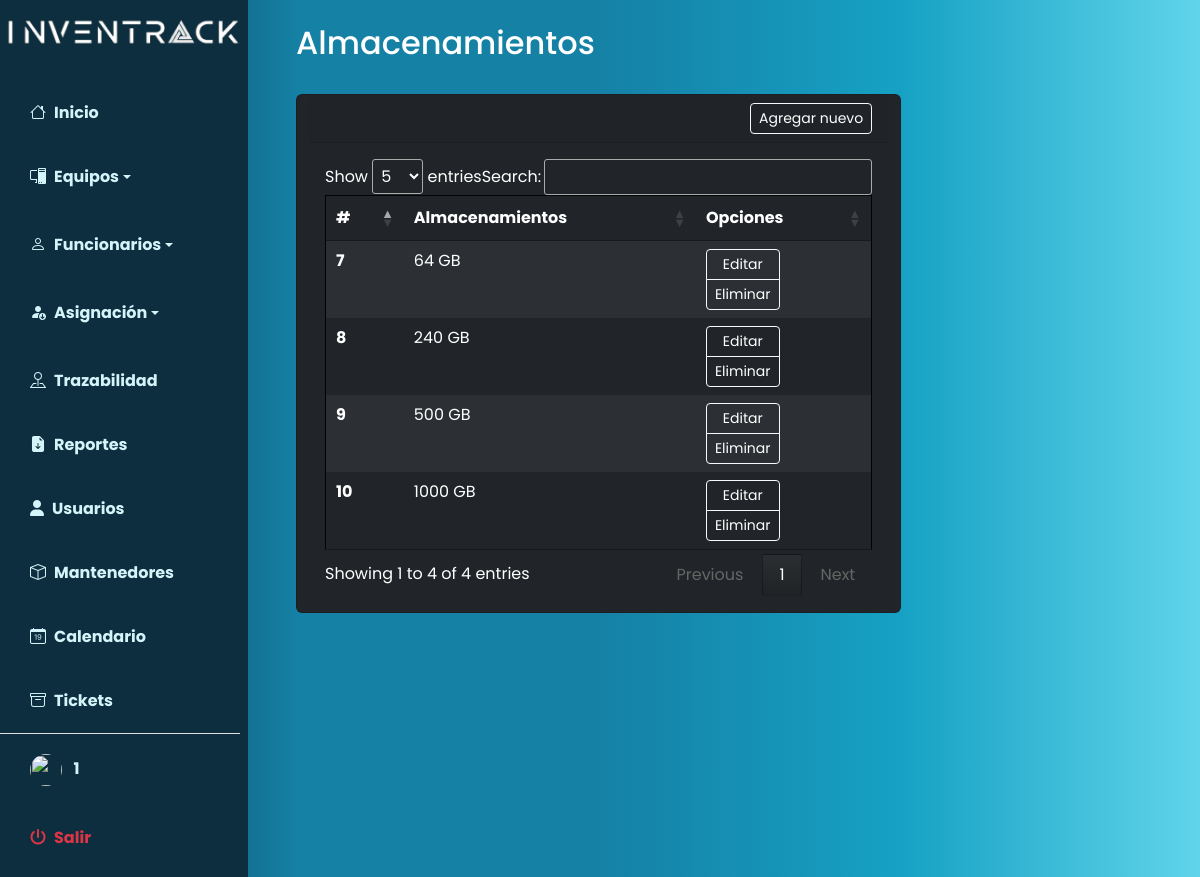
Page /index.php?p=mantenedores/almacenamientos/index (signed in) on the committed database.
### tables this page shows
CREATE TABLE `almacenamientos` (
  `id` int(10) NOT NULL,
  `almacenamiento` varchar(50) NOT NULL
);

### index.php (called while the page is built, shortened)
<?php
$pagina = isset($_GET['p']) ? strtolower($_GET['p']) : 'home';
require_once 'includes/header.php';
require_once 'pages/' . $pagina . '.php';
require_once 'includes/footer.php';
?>

### pages/mantenedores/almacenamientos/index.php (the view, shortened to what this page needs)
<?php
include("database/auth.php");
$query = "SELECT * FROM almacenamientos";
$result = mysqli_query($connection, $query);
?>
<nav class="navbar navbar-expand-lg navbar-light bg-transparent py-4 px-4">
    <h2 class="fs-2 mx-4 text-white">Almacenamientos</h2>
</nav>
<main class="container mx-5">
    <div class="row" id="contenedortabla">
        <div class="card text-bg-dark">
            <div class="card-header">
                <div class="d-flex justify-content-between align-items-center">
                    <div>
                        <a class="btn btn-sm text-white btn-outline-success border border-light"
                            href="index.php?p=mantenedores/almacenamientos/create" role="button">Agregar nuevo</a>
                    </div>
                </div>
            </div>
            <div class="card-body table-responsive text-bg-dark">
                <table class="table table-hover table-dark table-striped tableAux dataTables table-borderless">
                    <thead class="">
                        <tr>
                            <th scope="col">#</th>
                            <th scope="col">Almacenamientos</th>
                            <th scope="col">Opciones</th>
                        </tr>
                    </thead>
                    <tbody>
                        <?php while ($fila = mysqli_fetch_array($result)): ?>
                            <tr>
                                <th scope="row">
                                    <?= $fila['id'] ?>
                                </th>
                                <td>
                                    <?= $fila['almacenamiento'] ?> GB
                                </td>
                                <td>
                                    <div class="btn-group-vertical" role="group" aria-label="Vertical button group">
                                        <a href="index.php?p=mantenedores/almacenamientos/edit&id=<?= $fila['id'] ?>"
                                            class="btn btn-sm text-white btn-outline-warning border border-light">Editar</a>
                                        <a href="javascript:borrar(<?= $fila['id'] ?>);"
                                            class="btn btn-sm text-white btn-outline-danger border border-light">Eliminar</a>
                                    </div>
                                </td>
                            </tr>
                        <?php endwhile; ?>
                    </tbody>
                </table>
            </div>
        </div>
    </div>
</main>

### includes/estilos.css (style rules this page uses)
:root { --main-bg-color: #ffda07; --main-text-color: #eee8e8; --second-text-color: #d3f5fa; --second-bg-color: #7fa897; }
#contenedortabla { position: relative; width: max-content; }
.tableAux { width: 595pt; border: 1px solid #000000ee; }

### includes/header.php (style rules this page uses)
body { font-family: 'Poppins', sans-serif; }

### rows in the picture
almacenamientos: id "7", almacenamiento "64"
almacenamientos: id "8", almacenamiento "240"
almacenamientos: id "9", almacenamiento "500"
almacenamientos: id "10", almacenamiento "1000"

### other values in the picture
$_SESSION['username'] "1"
